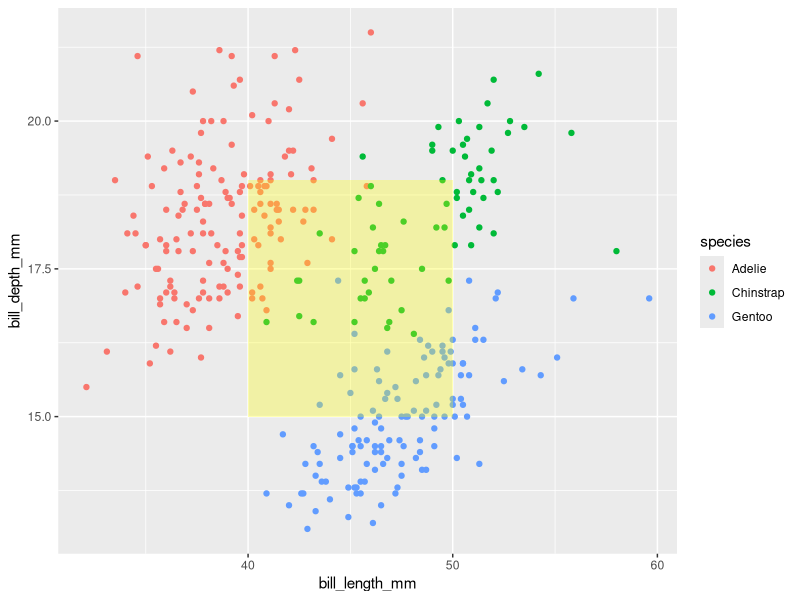
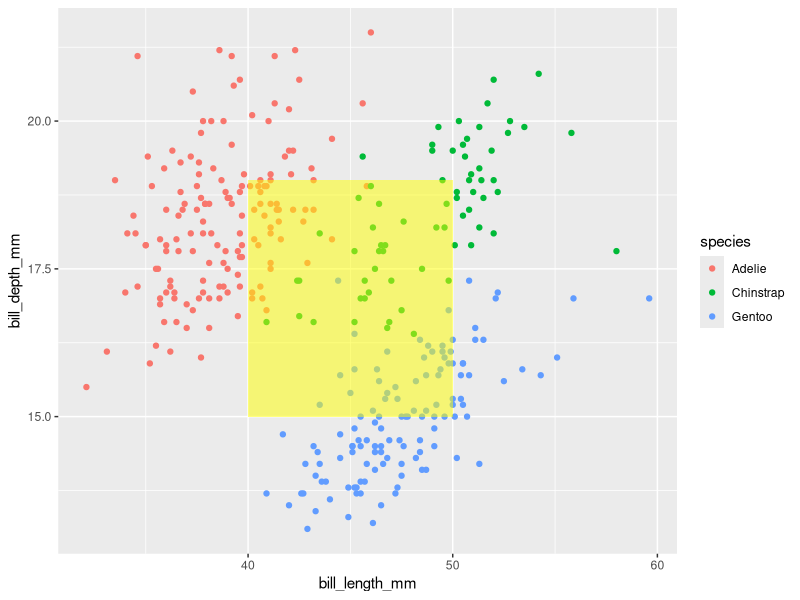

The R script that drew these images, in order:

            library(ggplot2)
            library(palmerpenguins)
            built_answer <- tryCatch(
                {
                    set.seed(42)
                    ggplot(penguins, aes(x = bill_length_mm, y = bill_depth_mm, colour = species)) + geom_point() + annotate("rect", xmin = 40, xmax = 50, ymin = 15, ymax = 19, fill = "yellow", alpha = 0.3)
                    suppressWarnings(
                        if (!file.exists("/sandbox/figures/bill-length_bill-depth_scatter_annotate_rect_answer.png")) {
                            ggsave(
                                width = 3,
                                height = 3,
                                "/sandbox/figures/bill-length_bill-depth_scatter_annotate_rect_answer.png"
                            )
                        }
                    )
                    suppressWarnings(
                        ggplot_build(last_plot())
                    )
                },
                error = function(e) {
                    'ERROR'
                }
            )
            built_submission <- tryCatch(
                {
                    set.seed(42)
                    ggplot(penguins, aes(x = bill_length_mm, y = bill_depth_mm, color = species)) +
  geom_point() +
  annotate(geom = "rect", x = c(40, 50), y = c(15, 19), xmin = 40, xmax = 50, ymin = 15, ymax = 19, fill = "yellow", alpha = 0.3)
                    suppressWarnings(
                        ggsave(
                            width = 3,
                            height = 3,
                            "figures/bill-length_bill-depth_scatter_annotate_rect_submission_llama.png"
                        )
                    )
                    suppressWarnings(
                        ggplot_build(last_plot())
                    )
                },
                error = function(e) {
                    'ERROR'
                }
            )
            cat(isTRUE(all.equal(built_answer, built_submission)))
        
